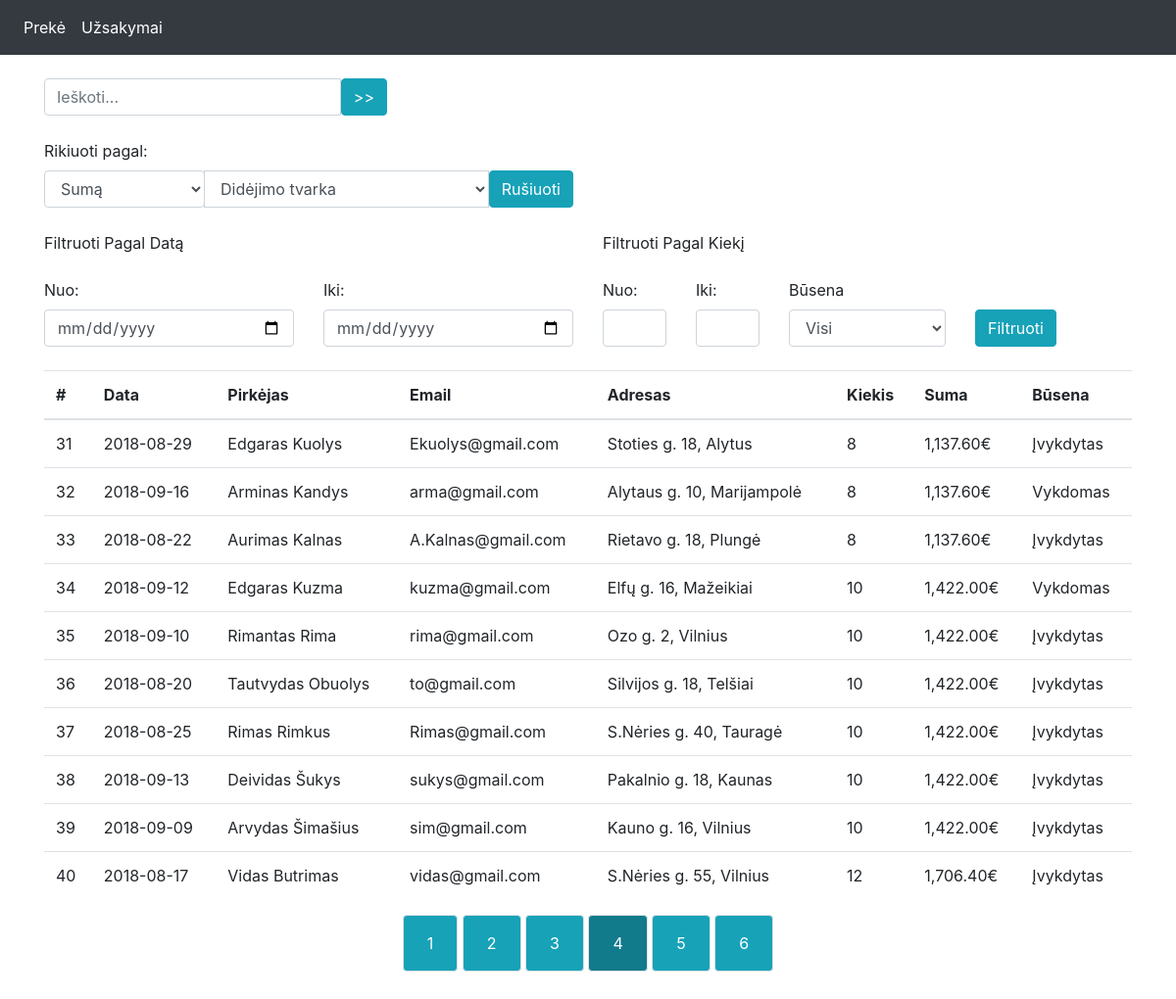
Page /order?page=4&orderby=total_price&direction=ASC&date1=2000-01-01&date2=2200-01-01 on the committed database.
### tables this page shows
CREATE TABLE `orders` (
  `id` int(11) NOT NULL,
  `product_id` int(11) NOT NULL,
  `quantity` int(11) NOT NULL,
  `total_price` decimal(13,2) NOT NULL,
  `adress` varchar(50) NOT NULL,
  `city` varchar(50) NOT NULL,
  `customer_name` varchar(50) NOT NULL,
  `order_date` date NOT NULL,
  `status` varchar(50) NOT NULL DEFAULT 'Vykdomas',
  `customer_last_name` varchar(50) NOT NULL,
  `customer_email` varchar(50) NOT NULL
);

### libs/View.php (called while the page is built, shortened)
<?php
class View
{
	public function view($viewScript)
	{
		require("views/$viewScript.php");
	}
}

### Controllers/OrderController.php (called while the page is built, shortened)
<?php
require_once 'Models/Order.php';
class OrderController extends Controller
{
	public function index()
	{
		$this->view->perPage = 10;
		if (isset($_GET['page'])) {
			$this->view->page = $_GET['page'];
		} else {
			$this->view->page = 1;
		}
		$this->view->pageFirstRecord = ($this->view->page - 1) * $this->view->perPage;
		if (isset($_GET['orderby']) && isset($_GET['direction'])) {
			$this->view->orderby = $_GET['orderby'];
			$this->view->direction = $_GET['direction'];
		} else {
			$this->view->orderby = 'total_price';
			$this->view->direction = 'ASC';
		}
		if (!empty($_GET['date1']) && !empty($_GET['date2'])) {
			$this->view->date1 = $_GET['date1'];
			$this->view->date2 = $_GET['date2'];
		} else {
			$this->view->date1 = '2000-01-01';
			$this->view->date2 = '2200-01-01';
		}
		$order = new Order;
		$this->view->orders = $order->selectOrders($_GET);
        $this->view->view('orders/index');
	}
}

### index.php (called while the page is built, shortened)
<?php
new App();

### Models/Model.php (called while the page is built, shortened)
<?php
require_once 'libs/Dbh.php';
class Model
{
    public function select($sql)
    {
        $dbh = new Dbh;
        $this->pdo = $dbh->connect();
        $query = $this->pdo->prepare($sql);
        $query->execute();
        return $query->fetchAll(PDO::FETCH_ASSOC);
    }
}

### libs/Dbh.php (called while the page is built, shortened)
<?php
class Dbh
{
    public $pdo;
    public function connect()
    {
        $this->host = '127.0.0.1';
        $this->user = 'root';
        $this->password = '';
        $this->dbname = 'nfq';
        $this->charset = 'utf8mb4';
        $dsn = 'mysql:host='.$this->host.';dbname='.$this->dbname.';charset='.$this->charset;
        try {
            $this->pdo = new PDO($dsn,$this->user,$this->password);
        } catch (\Exception $e) {
            echo $e;
        }
        return $this->pdo;
    }
}

### Models/Order.php (called while the page is built, shortened)
<?php
require_once 'Models/Model.php';
class Order extends Model
{
    public function selectOrders($data)
    {
        if (isset($data['orderby']) && isset($data['direction'])) {
			$orderby = $data['orderby'].' '.$data['direction'];
		} else {
			$orderby = "total_price ASC";
		}
		if (!empty($data['date1']) && !empty($data['date2'])) {
			$date = "WHERE order_date BETWEEN '".$data['date1']."' AND '" .$data['date2']."'";
		} else {
			$date = "WHERE order_date > 2000-01-01";
		}
		if (!empty($data['quantity1']) && !empty($data['quantity2'])) {
			$quantity = "AND quantity BETWEEN ".$data['quantity1']." AND " .$data['quantity2'];
		} else {
			$quantity = '';
		}
		if (!empty($data['status'])) {
			$status = "AND status = '".$data['status']."'";
		} else {
			$status = '';
		}
		if (!empty($data['search'])) {
			$search = htmlspecialchars($data['search']);
			$search = "AND (customer_name LIKE '%$search%' OR customer_last_name LIKE '%$search%' OR adress LIKE '%$search%' OR city LIKE '%$search%' )";
		} else {
			$search = '';
		}
        $sql = "SELECT * FROM orders $date $quantity $status $search ORDER BY $orderby";
		return $this->select($sql);
    }
}

### views/orders/index.php (the view, shortened to what this page needs)
<?php include 'views/layouts/header.php';?>
<form action="/order" method="GET">
    <div class="row mt-4">
        <div class="input-group col-6 col-md-4">
            <input class="form-control" type="text" name="search" value="<?= !empty($this->search) ? $this->search : '' ?>" placeholder="Ieškoti...">
            <button class="btn btn-info" type="submit" name="button">>></button>
        </div>
    </div>
</form>
<form action="/order" method="GET">
    <div class="row mt-4">
        <div class="col-12">
            <label for="sort">Rikiuoti pagal:</label>
        </div>
        <div class="input-group col-12 col-md-6 mb-4">
            <div class="input-group-prepend">
                    <select id="sort" class="form-control" name="orderby">
                        <option <?= ($this->orderby == 'total_price') ? 'selected="selected"' : '' ?> value="total_price">Sumą</option>
                    </select>
            </div>
            <select class="form-control" name="direction">
                <option <?= ($this->direction == 'ASC') ? 'selected="selected"' : '' ?> value="ASC">Didėjimo tvarka</option>
            </select>
            <button class="btn btn-info" type="submit" name="button">Rušiuoti</button>
        </div>
    </div>
</form>
<form class="" action="/order" method="GET">
    <div class="row">
        <div class="col-12 col-lg-6">
            <div class="row">
                <div class="col-12 mb-4">
                    Filtruoti Pagal Datą
                </div>
                <div class="input-group col-6">
                    <label for="from">Nuo: </label>
                </div>
                <div class="input-group col-6">
                    <label for="to">Iki: </label>
                </div>
                <div class="input-group col-6 mb-4">
                    <input class="form-control" id="from" class="ml-1" type="date" name="date1">
                </div>
                <div class="input-group col-6 mb-4">
                    <input class="form-control" id="to" class="ml-1" type="date" name="date2">
                </div>
            </div>
        </div>
        <div class="col-12 col-lg-6">
            <div class="row">
                <div class="col-12 mb-4">
                    Filtruoti Pagal Kiekį
                </div>
                <div class="input-group col-2">
                    <label for="from">Nuo: </label>
                </div>
                <div class="input-group col-2">
                    <label for="to">Iki: </label>
                </div>
                <div class="input-group col-8">
                    <label for="to">Būsena </label>
                </div>
                <div class="input-group col-2 mb-4">
                    <input id="from" class="form-control" class="ml-1" type="number" min="0" name="quantity1" value="<?= !empty($this->quantity1) ? $this->quantity1 : '' ?>">
                </div>
                <div class="input-group col-2 mb-4">
                    <input id="to" class="form-control" class="ml-1" type="number" min="0" name="quantity2" value="<?= !empty($this->quantity2) ? $this->quantity2 : '' ?>">
                </div>
                <div class="input-group col-4 mb-4">
                    <select id="status" class="form-control" name="status">
                        <option <?= (!empty($this->status) && $this->status == '') ? 'selected="selected"' : '' ?> value="">Visi</option>
                    </select>
                </div>
                <div class="input-group col-3 mb-4">
                    <button class="btn btn-info" type="submit">Filtruoti</button>
                </div>
            </div>
        </div>
    </div>
</form>
<table class="table">
    <thead>
        <tr>
        <th>#</th>
        <th>Data</th>
        <th>Pirkėjas</th>
        <th>Email</th>
        <th>Adresas</th>
        <th>Kiekis</th>
        <th>Suma</th>
        <th>Būsena</th>
        </tr>
    </thead>
    <tbody>
        <?php for ($i = $this->pageFirstRecord; $i < count($this->orders) && $i < $this->pageFirstRecord + $this->perPage; $i++) :?>
            <tr>
              <td><?= $i+1 ?></td>
              <td><?= $this->orders[$i]['order_date'] ?></td>
              <td><?= $this->orders[$i]['customer_name'].' '.$this->orders[$i]['customer_last_name'] ?></td>
              <td><?= $this->orders[$i]['customer_email'] ?></td>
              <td><?= $this->orders[$i]['adress'].', '.$this->orders[$i]['city']?></td>
              <td><?= $this->orders[$i]['quantity']?></td>
              <td><?= number_format($this->orders[$i]['total_price'],2)?>€</td>
              <td><?= $this->orders[$i]['status']?></td>
            </tr>
        <?php endfor; ?>
    </tbody>
</table>
<div class="mb-5 text-center">
    <?php for ($i = 1, $a = 0; $a < count($this->orders) ; $a += $this->perPage, $i++) :?>
        <a class="border btn px-4 py-3 btn-info <?= ($this->page == $i) ? 'active' : '' ?>"
            href="/order?page=<?= $i ;?>&orderby=<?=$this->orderby ?>&direction=<?= $this->direction ?>&date1=<?=$this->date1 ?>&date2=<?=$this->date2 ?><?=!empty($this->quantity1) ? '&quantity1='.$this->quantity1 : ''?><?=!empty($this->quantity2) ? '&quantity2='.$this->quantity2 : '' ?><?=!empty($this->status) ? '&status='.$this->status : ''?><?= !empty($this->search) ? '&search='.$this->search : '' ?>">
            <?= $i ;?>
        </a>
    <?php endfor; ?>
</div>
<?php include 'views/layouts/footer.php' ?>

### rows in the picture
orders: order_date "2018-08-29", customer_name "Edgaras", customer_last_name "Kuolys", customer_email "Ekuolys@gmail.com", adress "Stoties g. 18", city "Alytus", quantity "8", total_price "1,137.60", status "Įvykdytas"
orders: order_date "2018-09-16", customer_name "Arminas", customer_last_name "Kandys", customer_email "arma@gmail.com", adress "Alytaus g. 10", city "Marijampolė", quantity "8", total_price "1,137.60", status "Vykdomas"
orders: order_date "2018-08-22", customer_name "Aurimas", customer_last_name "Kalnas", customer_email "A.Kalnas@gmail.com", adress "Rietavo g. 18", city "Plungė", quantity "8", total_price "1,137.60", status "Įvykdytas"
orders: order_date "2018-09-12", customer_name "Edgaras", customer_last_name "Kuzma", customer_email "kuzma@gmail.com", adress "Elfų g. 16", city "Mažeikiai", quantity "10", total_price "1,422.00", status "Vykdomas"
orders: order_date "2018-09-10", customer_name "Rimantas", customer_last_name "Rima", customer_email "rima@gmail.com", adress "Ozo g. 2", city "Vilnius", quantity "10", total_price "1,422.00", status "Įvykdytas"
orders: order_date "2018-08-20", customer_name "Tautvydas", customer_last_name "Obuolys", customer_email "to@gmail.com", adress "Silvijos g. 18", city "Telšiai", quantity "10", total_price "1,422.00", status "Įvykdytas"
orders: order_date "2018-08-25", customer_name "Rimas", customer_last_name "Rimkus", customer_email "Rimas@gmail.com", adress "S.Nėries g. 40", city "Tauragė", quantity "10", total_price "1,422.00", status "Įvykdytas"
orders: order_date "2018-09-13", customer_name "Deividas", customer_last_name "Šukys", customer_email "sukys@gmail.com", adress "Pakalnio g. 18", city "Kaunas", quantity "10", total_price "1,422.00", status "Įvykdytas"
orders: order_date "2018-09-09", customer_name "Arvydas", customer_last_name "Šimašius", customer_email "sim@gmail.com", adress "Kauno g. 16", city "Vilnius", quantity "10", total_price "1,422.00", status "Įvykdytas"
orders: order_date "2018-08-17", customer_name "Vidas", customer_last_name "Butrimas", customer_email "vidas@gmail.com", adress "S.Nėries g. 55", city "Vilnius", quantity "12", total_price "1,706.40", status "Įvykdytas"
